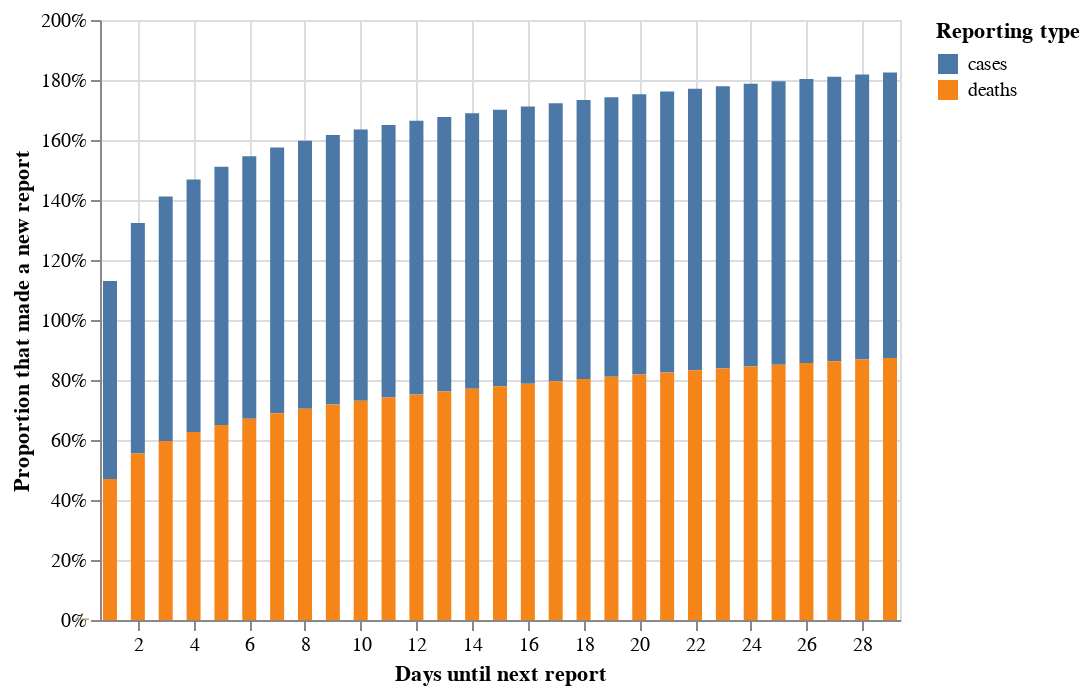

Notebook cell for this chart:
### Code cell
alt.Chart(diffs_over_time_relative.reset_index()).mark_bar(size=7).encode(
    x=alt.X(
        "day_diff", title="Days until next report", scale=alt.Scale(domain=(1, 29))
    ),
    y=alt.Y(
        "value", axis=alt.Axis(format="%"), title="Proportion that made a new report"
    ),
    color=alt.Color("count_type", title="Reporting type"),
)

### Figure 1 — Vega-Lite specification as saved in the notebook (floating-point values rounded to 4 significant figures)
{"config": {"view": {"continuousWidth": 400, "continuousHeight": 300}}, "data": {"name": "data-ded8229cb85ded054115157ce59c3f5f"}, "mark": {"type": "bar", "size": 7}, "encoding": {"color": {"type": "nominal", "field": "count_type", "title": "Reporting type"}, "x": {"type": "quantitative", "field": "day_diff", "scale": {"domain": [1, 29]}, "title": "Days until next report"}, "y": {"type": "quantitative", "axis": {"format": "%"}, "field": "value", "title": "Proportion that made a new report"}}, "$schema": "https://vega.github.io/schema/vega-lite/v4.8.1.json", "datasets": {"data-ded8229cb85ded054115157ce59c3f5f": [{"count_type": "cases", "day_diff": 0, "value": 0.002169}, {"count_type": "cases", "day_diff": 1, "value": 0.6604}, {"count_type": "cases", "day_diff": 2, "value": 0.7685}, {"count_type": "cases", "day_diff": 3, "value": 0.8151}, {"count_type": "cases", "day_diff": 4, "value": 0.8422}, {"count_type": "cases", "day_diff": 5, "value": 0.8604}, {"count_type": "cases", "day_diff": 6, "value": 0.8746}, {"count_type": "cases", "day_diff": 7, "value": 0.8856}, {"count_type": "cases", "day_diff": 8, "value": 0.8929}, {"count_type": "cases", "day_diff": 9, "value": 0.8989}, {"count_type": "cases", "day_diff": 10, "value": 0.9041}, {"count_type": "cases", "day_diff": 11, "value": 0.9082}, {"count_type": "cases", "day_diff": 12, "value": 0.9121}, {"count_type": "cases", "day_diff": 13, "value": 0.9154}, {"count_type": "cases", "day_diff": 14, "value": 0.9185}, {"count_type": "cases", "day_diff": 15, "value": 0.9214}, {"count_type": "cases", "day_diff": 16, "value": 0.9242}, {"count_type": "cases", "day_diff": 17, "value": 0.9269}, {"count_type": "cases", "day_diff": 18, "value": 0.9294}, {"count_type": "cases", "day_diff": 19, "value": 0.9317}, {"count_type": "cases", "day_diff": 20, "value": 0.934}, {"count_type": "cases", "day_diff": 21, "value": 0.9362}, {"count_type": "cases", "day_diff": 22, "value": 0.9384}, {"count_type": "cases", "day_diff": 23, "value": 0.9405}, {"count_type": "cases", "day_diff": 24, "value": 0.9425}, {"count_type": "cases", "day_diff": 25, "value": 0.9445}, {"count_type": "cases", "day_diff": 26, "value": 0.9464}, {"count_type": "cases", "day_diff": 27, "value": 0.9483}, {"count_type": "cases", "day_diff": 28, "value": 0.9502}, {"count_type": "cases", "day_diff": 29, "value": 0.9519}, {"count_type": "deaths", "day_diff": 0, "value": 0.002169}, {"count_type": "deaths", "day_diff": 1, "value": 0.4696}, {"count_type": "deaths", "day_diff": 2, "value": 0.5548}, {"count_type": "deaths", "day_diff": 3, "value": 0.5963}, {"count_type": "deaths", "day_diff": 4, "value": 0.6263}, {"count_type": "deaths", "day_diff": 5, "value": 0.6503}, {"count_type": "deaths", "day_diff": 6, "value": 0.6712}, {"count_type": "deaths", "day_diff": 7, "value": 0.6891}, {"count_type": "deaths", "day_diff": 8, "value": 0.7044}, {"count_type": "deaths", "day_diff": 9, "value": 0.7182}, {"count_type": "deaths", "day_diff": 10, "value": 0.7307}, {"count_type": "deaths", "day_diff": 11, "value": 0.7415}, {"count_type": "deaths", "day_diff": 12, "value": 0.7519}, {"count_type": "deaths", "day_diff": 13, "value": 0.7615}, {"count_type": "deaths", "day_diff": 14, "value": 0.7707}, {"count_type": "deaths", "day_diff": 15, "value": 0.7793}, {"count_type": "deaths", "day_diff": 16, "value": 0.7877}, {"count_type": "deaths", "day_diff": 17, "value": 0.7958}, {"count_type": "deaths", "day_diff": 18, "value": 0.8035}, {"count_type": "deaths", "day_diff": 19, "value": 0.8109}, {"count_type": "deaths", "day_diff": 20, "value": 0.8182}, {"count_type": "deaths", "day_diff": 21, "value": 0.8253}, {"count_type": "deaths", "day_diff": 22, "value": 0.8321}, {"count_type": "deaths", "day_diff": 23, "value": 0.8387}, {"count_type": "deaths", "day_diff": 24, "value": 0.8449}, {"count_type": "deaths", "day_diff": 25, "value": 0.851}, {"count_type": "deaths", "day_diff": 26, "value": 0.857}, {"count_type": "deaths", "day_diff": 27, "value": 0.8627}, {"count_type": "deaths", "day_diff": 28, "value": 0.8681}, {"count_type": "deaths", "day_diff": 29, "value": 0.8734}]}}
